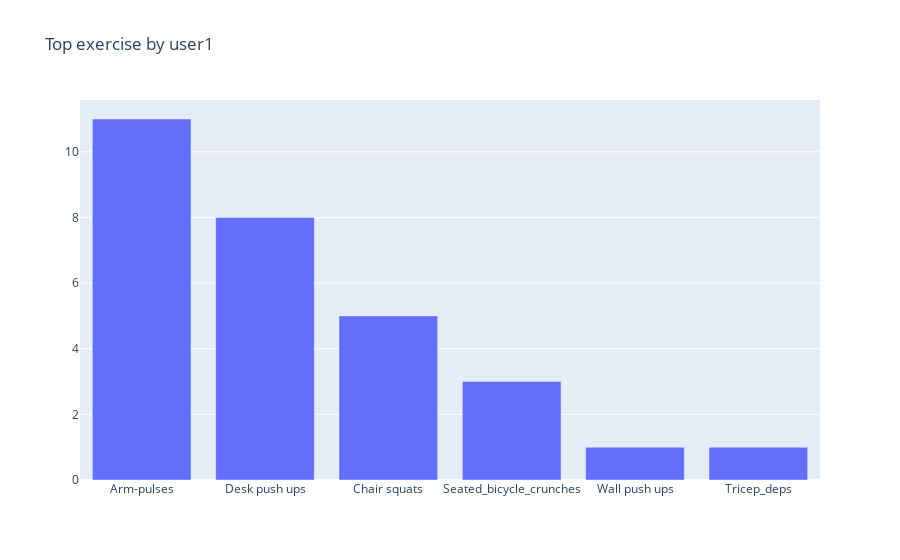

The notebook cell this image was saved under:
### Code cell
x = exercise_value_counts["exercise"]
y = exercise_value_counts["exercise_count"]

import plotly.graph_objects as go
fig = go.Figure(
    data=[go.Bar(y=y,x=x)],
    layout_title_text="Top exercise by user1"
)
fig.show()

### Figure 1 — Plotly figure (JSON) as saved in the notebook; plotly's stock layout.template omitted (floating-point values rounded to 4 significant figures)
{"data": [{"type": "bar", "x": ["Arm-pulses", "Desk push ups", "Chair squats", "Seated_bicycle_crunches", "Wall push ups", "Tricep_deps"], "y": [11, 8, 5, 3, 1, 1]}], "layout": {"title": {"text": "Top exercise by user1"}}}
